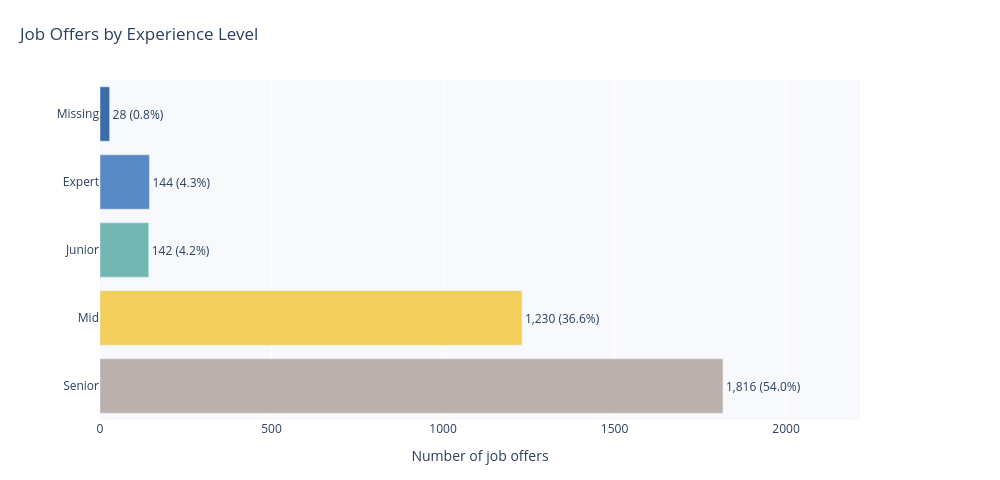

Write notebook code for a chart like this one.
### Code cell
experience_order = [
    "Senior",
    "Mid",
    "Junior",
    "Expert",
    "Missing",
]

experience_summary = (
    df["experience"]
    .fillna("Missing")
    .value_counts()
    .reindex(
        experience_order,
        fill_value=0,
    )
    .rename_axis("experience")
    .reset_index(name="job_offers")
)

experience_summary["percentage"] = (
    experience_summary["job_offers"]
    / len(df)
    * 100
).round(1)

experience_summary["label"] = (
    experience_summary["job_offers"]
    .map(lambda value: f"{value:,}")
    + " ("
    + experience_summary["percentage"].map(
        lambda value: f"{value:.1f}%"
    )
    + ")"
)

fig = px.bar(
    experience_summary,
    x="job_offers",
    y="experience",
    orientation="h",
    text="label",
    category_orders={
        "experience": list(
            reversed(experience_order)
        )
    },
    title="Job Offers by Experience Level",
    labels={
        "job_offers": "Number of job offers",
        "experience": "Experience level",
    },
    color="experience",
    color_discrete_sequence=[
        "#3B6EA8",
        "#5A8AC6",
        "#72B7B2",
        "#F2CF5B",
        "#BAB0AC",
    ],
)

fig.update_traces(
    textposition="outside",
    cliponaxis=False,
    hovertemplate=(
        "<b>%{y}</b><br>"
        "Job offers: %{x:,}"
        "<extra></extra>"
    ),
)

fig.update_layout(
    width=1000,
    height=480,
    showlegend=False,
    plot_bgcolor="#F7F9FC",
    title=dict(
        x=0.02,
        xanchor="left",
    ),
    xaxis=dict(
        title="Number of job offers",
        range=[
            0,
            experience_summary["job_offers"].max() * 1.22,
        ],
        gridcolor="white",
        zeroline=False,
    ),
    yaxis=dict(
        title=None,
    ),
    margin=dict(
        l=100,
        r=140,
        t=80,
        b=60,
    ),
)

fig.show()

### Figure 1 — Plotly figure (JSON) as saved in the notebook; plotly's stock layout.template omitted (floating-point values rounded to 4 significant figures)
{"data": [{"cliponaxis": false, "hovertemplate": "<b>%{y}</b><br>Job offers: %{x:,}<extra></extra>", "legendgroup": "Missing", "marker": {"color": "#3B6EA8", "pattern": {"shape": ""}}, "name": "Missing", "orientation": "h", "showlegend": true, "text": ["28 (0.8%)"], "textposition": "outside", "type": "bar", "x": [28], "xaxis": "x", "y": ["Missing"], "yaxis": "y"}, {"cliponaxis": false, "hovertemplate": "<b>%{y}</b><br>Job offers: %{x:,}<extra></extra>", "legendgroup": "Expert", "marker": {"color": "#5A8AC6", "pattern": {"shape": ""}}, "name": "Expert", "orientation": "h", "showlegend": true, "text": ["144 (4.3%)"], "textposition": "outside", "type": "bar", "x": [144], "xaxis": "x", "y": ["Expert"], "yaxis": "y"}, {"cliponaxis": false, "hovertemplate": "<b>%{y}</b><br>Job offers: %{x:,}<extra></extra>", "legendgroup": "Junior", "marker": {"color": "#72B7B2", "pattern": {"shape": ""}}, "name": "Junior", "orientation": "h", "showlegend": true, "text": ["142 (4.2%)"], "textposition": "outside", "type": "bar", "x": [142], "xaxis": "x", "y": ["Junior"], "yaxis": "y"}, {"cliponaxis": false, "hovertemplate": "<b>%{y}</b><br>Job offers: %{x:,}<extra></extra>", "legendgroup": "Mid", "marker": {"color": "#F2CF5B", "pattern": {"shape": ""}}, "name": "Mid", "orientation": "h", "showlegend": true, "text": ["1,230 (36.6%)"], "textposition": "outside", "type": "bar", "x": [1230], "xaxis": "x", "y": ["Mid"], "yaxis": "y"}, {"cliponaxis": false, "hovertemplate": "<b>%{y}</b><br>Job offers: %{x:,}<extra></extra>", "legendgroup": "Senior", "marker": {"color": "#BAB0AC", "pattern": {"shape": ""}}, "name": "Senior", "orientation": "h", "showlegend": true, "text": ["1,816 (54.0%)"], "textposition": "outside", "type": "bar", "x": [1816], "xaxis": "x", "y": ["Senior"], "yaxis": "y"}], "layout": {"barmode": "relative", "height": 480, "legend": {"title": {"text": "Experience level"}, "tracegroupgap": 0}, "margin": {"b": 60, "l": 100, "r": 140, "t": 80}, "plot_bgcolor": "#F7F9FC", "showlegend": false, "title": {"text": "Job Offers by Experience Level", "x": 0.02, "xanchor": "left"}, "width": 1000, "xaxis": {"anchor": "y", "domain": [0, 1], "gridcolor": "white", "range": [0, 2216.0], "title": {"text": "Number of job offers"}, "zeroline": false}, "yaxis": {"anchor": "x", "categoryarray": ["Senior", "Mid", "Junior", "Expert", "Missing"], "categoryorder": "array", "domain": [0, 1], "title": {}}}}
